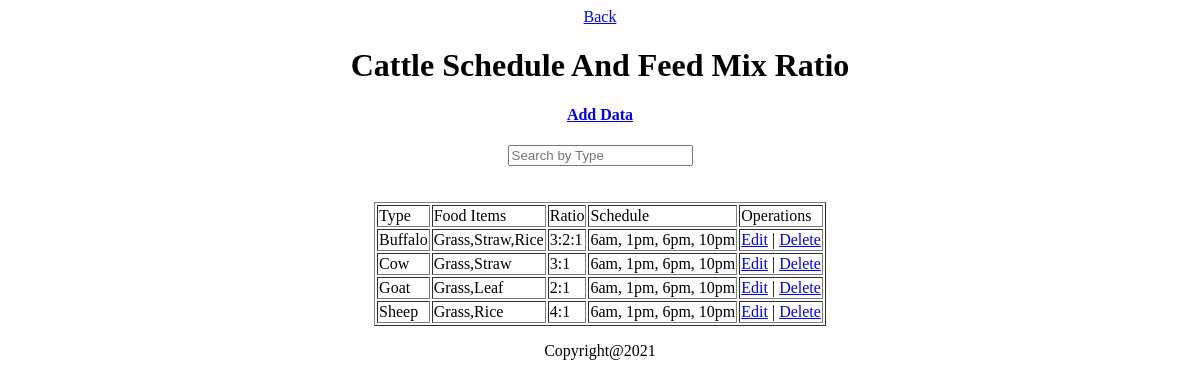
Screenshot of /view/scheduleFeedMixRatio.php (signed in) with the database file from the repository.
### tables this page shows
CREATE TABLE `cattlescheduleandfeedmixratio` (
  `type` varchar(20) NOT NULL,
  `fItems` varchar(30) NOT NULL,
  `ratio` varchar(10) NOT NULL,
  `schedule` varchar(30) NOT NULL
);

### model/scheduleFeedMixRatioModel.php (called while the page is built, shortened)
<?php
	function getAllFeedMixRatio(){
		$conn = getConnection();
		$sql = "select * from cattlescheduleandfeedmixratio";
		$result = mysqli_query($conn, $sql);
		$users = [];
		while ($row = mysqli_fetch_assoc($result)) {
			array_push($users, $row);
		}
		return $users;
	}
?>

### view/scheduleFeedMixRatio.php (the view, shortened to what this page needs)
<?php
	include('header.php');
	require_once('../model/scheduleFeedMixRatioModel.php');
	$cattleFeedMixRatio = getAllFeedMixRatio();
?>
<center>
	<link rel="stylesheet" href="style.css">
	<a href="mHome.php">Back</a>
	<br>
	<marquee><h1>Cattle Schedule And Feed Mix Ratio</h1></marquee>
	<h4><a href='addScheduleFeedMixRatio.php'>Add Data</a> </h4>
	<form>
		<input type="text" name="search" id="search" value="" placeholder="Search by Type" onkeyup="ajax()">
	</form>
	<div id='result'></div><br><br>
	<table border = 1>
	<tr>
		<td>Type</td>
		<td>Food Items</td>
		<td>Ratio</td>
		<td>Schedule</td>
		<td>Operations</td>
	</tr>
	<?php for($i = 0; $i < count($cattleFeedMixRatio); $i++){ ?>
		<tr>
			<td><?=$cattleFeedMixRatio[$i]['type']?></td>
			<td><?=$cattleFeedMixRatio[$i]['fItems']?></td>
			<td><?=$cattleFeedMixRatio[$i]['ratio']?></td>
			<td><?=$cattleFeedMixRatio[$i]['schedule']?></td>
			<td><a href="editScheduleFeedMixRatio.php?type=<?=$cattleFeedMixRatio[$i]['type']?>"> Edit</a> |
				<a href="../controller/deleteScheduleFeedMixRatio.php?type=<?=$cattleFeedMixRatio[$i]['type']?>"> Delete </a>
			</td>
		</tr>
	<?php } ?>
	</table>
	</center>
<?php include('footer.php');?>

### rows the page displays
cattlescheduleandfeedmixratio: type "Buffalo", fItems "Grass,Straw,Rice", ratio "3:2:1", schedule "6am, 1pm, 6pm, 10pm"
cattlescheduleandfeedmixratio: type "Cow", fItems "Grass,Straw", ratio "3:1", schedule "6am, 1pm, 6pm, 10pm"
cattlescheduleandfeedmixratio: type "Goat", fItems "Grass,Leaf", ratio "2:1", schedule "6am, 1pm, 6pm, 10pm"
cattlescheduleandfeedmixratio: type "Sheep", fItems "Grass,Rice", ratio "4:1", schedule "6am, 1pm, 6pm, 10pm"
